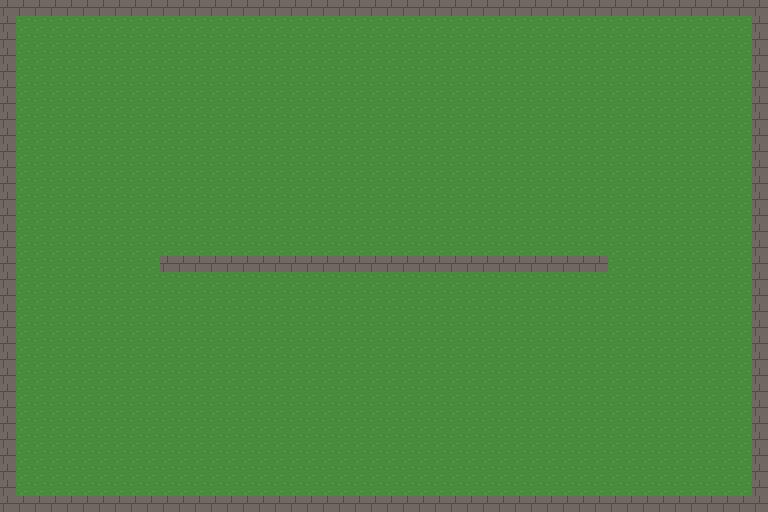

The image is a tile-based game level rendered from a .tmx file. Its description and complete source (layers, tilesets, objects, tile grids) follow:
An orthogonal 48x32 tile map with 16x16 px tiles, 2 tile layers (floor, walls) and 3 objects (3x zone).

<map version="1.10" tiledversion="1.10.2" orientation="orthogonal" renderorder="right-down" width="48" height="32" tilewidth="16" tileheight="16" infinite="0" nextlayerid="4" nextobjectid="4">
 <tileset firstgid="1" name="meadow" tilewidth="16" tileheight="16" tilecount="4" columns="4">
  <image source="meadow.png" width="64" height="16" />
 </tileset>
 <layer id="1" name="floor" width="48" height="32">
  <data encoding="csv">
1,1,1,1,1,1,1,1,1,1,1,1,1,1,1,1,1,1,1,1,1,1,1,1,1,1,1,1,1,1,1,1,1,1,1,1,1,1,1,1,1,1,1,1,1,1,1,1,
1,1,1,1,1,1,1,1,1,1,1,1,1,1,1,1,1,1,1,1,1,1,1,1,1,1,1,1,1,1,1,1,1,1,1,1,1,1,1,1,1,1,1,1,1,1,1,1,
1,1,1,1,1,1,1,1,1,1,1,1,1,1,1,1,1,1,1,1,1,1,1,1,1,1,1,1,1,1,1,1,1,1,1,1,1,1,1,1,1,1,1,1,1,1,1,1,
1,1,1,1,1,1,1,1,1,1,1,1,1,1,1,1,1,1,1,1,1,1,1,1,1,1,1,1,1,1,1,1,1,1,1,1,1,1,1,1,1,1,1,1,1,1,1,1,
1,1,1,1,1,1,1,1,1,1,1,1,1,1,1,1,1,1,1,1,1,1,1,1,1,1,1,1,1,1,1,1,1,1,1,1,1,1,1,1,1,1,1,1,1,1,1,1,
1,1,1,1,1,1,1,1,1,1,1,1,1,1,1,1,1,1,1,1,1,1,1,1,1,1,1,1,1,1,1,1,1,1,1,1,1,1,1,1,1,1,1,1,1,1,1,1,
1,1,1,1,1,1,1,1,1,1,1,1,1,1,1,1,1,1,1,1,1,1,1,1,1,1,1,1,1,1,1,1,1,1,1,1,1,1,1,1,1,1,1,1,1,1,1,1,
1,1,1,1,1,1,1,1,1,1,1,1,1,1,1,1,1,1,1,1,1,1,1,1,1,1,1,1,1,1,1,1,1,1,1,1,1,1,1,1,1,1,1,1,1,1,1,1,
1,1,1,1,1,1,1,1,1,1,1,1,1,1,1,1,1,1,1,1,1,1,1,1,1,1,1,1,1,1,1,1,1,1,1,1,1,1,1,1,1,1,1,1,1,1,1,1,
1,1,1,1,1,1,1,1,1,1,1,1,1,1,1,1,1,1,1,1,1,1,1,1,1,1,1,1,1,1,1,1,1,1,1,1,1,1,1,1,1,1,1,1,1,1,1,1,
1,1,1,1,1,1,1,1,1,1,1,1,1,1,1,1,1,1,1,1,1,1,1,1,1,1,1,1,1,1,1,1,1,1,1,1,1,1,1,1,1,1,1,1,1,1,1,1,
1,1,1,1,1,1,1,1,1,1,1,1,1,1,1,1,1,1,1,1,1,1,1,1,1,1,1,1,1,1,1,1,1,1,1,1,1,1,1,1,1,1,1,1,1,1,1,1,
1,1,1,1,1,1,1,1,1,1,1,1,1,1,1,1,1,1,1,1,1,1,1,1,1,1,1,1,1,1,1,1,1,1,1,1,1,1,1,1,1,1,1,1,1,1,1,1,
1,1,1,1,1,1,1,1,1,1,1,1,1,1,1,1,1,1,1,1,1,1,1,1,1,1,1,1,1,1,1,1,1,1,1,1,1,1,1,1,1,1,1,1,1,1,1,1,
1,1,1,1,1,1,1,1,1,1,1,1,1,1,1,1,1,1,1,1,1,1,1,1,1,1,1,1,1,1,1,1,1,1,1,1,1,1,1,1,1,1,1,1,1,1,1,1,
1,1,1,1,1,1,1,1,1,1,1,1,1,1,1,1,1,1,1,1,1,1,1,1,1,1,1,1,1,1,1,1,1,1,1,1,1,1,1,1,1,1,1,1,1,1,1,1,
1,1,1,1,1,1,1,1,1,1,1,1,1,1,1,1,1,1,1,1,1,1,1,1,1,1,1,1,1,1,1,1,1,1,1,1,1,1,1,1,1,1,1,1,1,1,1,1,
1,1,1,1,1,1,1,1,1,1,1,1,1,1,1,1,1,1,1,1,1,1,1,1,1,1,1,1,1,1,1,1,1,1,1,1,1,1,1,1,1,1,1,1,1,1,1,1,
1,1,1,1,1,1,1,1,1,1,1,1,1,1,1,1,1,1,1,1,1,1,1,1,1,1,1,1,1,1,1,1,1,1,1,1,1,1,1,1,1,1,1,1,1,1,1,1,
1,1,1,1,1,1,1,1,1,1,1,1,1,1,1,1,1,1,1,1,1,1,1,1,1,1,1,1,1,1,1,1,1,1,1,1,1,1,1,1,1,1,1,1,1,1,1,1,
1,1,1,1,1,1,1,1,1,1,1,1,1,1,1,1,1,1,1,1,1,1,1,1,1,1,1,1,1,1,1,1,1,1,1,1,1,1,1,1,1,1,1,1,1,1,1,1,
1,1,1,1,1,1,1,1,1,1,1,1,1,1,1,1,1,1,1,1,1,1,1,1,1,1,1,1,1,1,1,1,1,1,1,1,1,1,1,1,1,1,1,1,1,1,1,1,
1,1,1,1,1,1,1,1,1,1,1,1,1,1,1,1,1,1,1,1,1,1,1,1,1,1,1,1,1,1,1,1,1,1,1,1,1,1,1,1,1,1,1,1,1,1,1,1,
1,1,1,1,1,1,1,1,1,1,1,1,1,1,1,1,1,1,1,1,1,1,1,1,1,1,1,1,1,1,1,1,1,1,1,1,1,1,1,1,1,1,1,1,1,1,1,1,
1,1,1,1,1,1,1,1,1,1,1,1,1,1,1,1,1,1,1,1,1,1,1,1,1,1,1,1,1,1,1,1,1,1,1,1,1,1,1,1,1,1,1,1,1,1,1,1,
1,1,1,1,1,1,1,1,1,1,1,1,1,1,1,1,1,1,1,1,1,1,1,1,1,1,1,1,1,1,1,1,1,1,1,1,1,1,1,1,1,1,1,1,1,1,1,1,
1,1,1,1,1,1,1,1,1,1,1,1,1,1,1,1,1,1,1,1,1,1,1,1,1,1,1,1,1,1,1,1,1,1,1,1,1,1,1,1,1,1,1,1,1,1,1,1,
1,1,1,1,1,1,1,1,1,1,1,1,1,1,1,1,1,1,1,1,1,1,1,1,1,1,1,1,1,1,1,1,1,1,1,1,1,1,1,1,1,1,1,1,1,1,1,1,
1,1,1,1,1,1,1,1,1,1,1,1,1,1,1,1,1,1,1,1,1,1,1,1,1,1,1,1,1,1,1,1,1,1,1,1,1,1,1,1,1,1,1,1,1,1,1,1,
1,1,1,1,1,1,1,1,1,1,1,1,1,1,1,1,1,1,1,1,1,1,1,1,1,1,1,1,1,1,1,1,1,1,1,1,1,1,1,1,1,1,1,1,1,1,1,1,
1,1,1,1,1,1,1,1,1,1,1,1,1,1,1,1,1,1,1,1,1,1,1,1,1,1,1,1,1,1,1,1,1,1,1,1,1,1,1,1,1,1,1,1,1,1,1,1,
1,1,1,1,1,1,1,1,1,1,1,1,1,1,1,1,1,1,1,1,1,1,1,1,1,1,1,1,1,1,1,1,1,1,1,1,1,1,1,1,1,1,1,1,1,1,1,1
</data>
 </layer>
 <layer id="2" name="walls" width="48" height="32">
  <properties>
   <property name="collision" type="bool" value="true" />
  </properties>
  <data encoding="csv">
2,2,2,2,2,2,2,2,2,2,2,2,2,2,2,2,2,2,2,2,2,2,2,2,2,2,2,2,2,2,2,2,2,2,2,2,2,2,2,2,2,2,2,2,2,2,2,2,
2,0,0,0,0,0,0,0,0,0,0,0,0,0,0,0,0,0,0,0,0,0,0,0,0,0,0,0,0,0,0,0,0,0,0,0,0,0,0,0,0,0,0,0,0,0,0,2,
2,0,0,0,0,0,0,0,0,0,0,0,0,0,0,0,0,0,0,0,0,0,0,0,0,0,0,0,0,0,0,0,0,0,0,0,0,0,0,0,0,0,0,0,0,0,0,2,
2,0,0,0,0,0,0,0,0,0,0,0,0,0,0,0,0,0,0,0,0,0,0,0,0,0,0,0,0,0,0,0,0,0,0,0,0,0,0,0,0,0,0,0,0,0,0,2,
2,0,0,0,0,0,0,0,0,0,0,0,0,0,0,0,0,0,0,0,0,0,0,0,0,0,0,0,0,0,0,0,0,0,0,0,0,0,0,0,0,0,0,0,0,0,0,2,
2,0,0,0,0,0,0,0,0,0,0,0,0,0,0,0,0,0,0,0,0,0,0,0,0,0,0,0,0,0,0,0,0,0,0,0,0,0,0,0,0,0,0,0,0,0,0,2,
2,0,0,0,0,0,0,0,0,0,0,0,0,0,0,0,0,0,0,0,0,0,0,0,0,0,0,0,0,0,0,0,0,0,0,0,0,0,0,0,0,0,0,0,0,0,0,2,
2,0,0,0,0,0,0,0,0,0,0,0,0,0,0,0,0,0,0,0,0,0,0,0,0,0,0,0,0,0,0,0,0,0,0,0,0,0,0,0,0,0,0,0,0,0,0,2,
2,0,0,0,0,0,0,0,0,0,0,0,0,0,0,0,0,0,0,0,0,0,0,0,0,0,0,0,0,0,0,0,0,0,0,0,0,0,0,0,0,0,0,0,0,0,0,2,
2,0,0,0,0,0,0,0,0,0,0,0,0,0,0,0,0,0,0,0,0,0,0,0,0,0,0,0,0,0,0,0,0,0,0,0,0,0,0,0,0,0,0,0,0,0,0,2,
2,0,0,0,0,0,0,0,0,0,0,0,0,0,0,0,0,0,0,0,0,0,0,0,0,0,0,0,0,0,0,0,0,0,0,0,0,0,0,0,0,0,0,0,0,0,0,2,
2,0,0,0,0,0,0,0,0,0,0,0,0,0,0,0,0,0,0,0,0,0,0,0,0,0,0,0,0,0,0,0,0,0,0,0,0,0,0,0,0,0,0,0,0,0,0,2,
2,0,0,0,0,0,0,0,0,0,0,0,0,0,0,0,0,0,0,0,0,0,0,0,0,0,0,0,0,0,0,0,0,0,0,0,0,0,0,0,0,0,0,0,0,0,0,2,
2,0,0,0,0,0,0,0,0,0,0,0,0,0,0,0,0,0,0,0,0,0,0,0,0,0,0,0,0,0,0,0,0,0,0,0,0,0,0,0,0,0,0,0,0,0,0,2,
2,0,0,0,0,0,0,0,0,0,0,0,0,0,0,0,0,0,0,0,0,0,0,0,0,0,0,0,0,0,0,0,0,0,0,0,0,0,0,0,0,0,0,0,0,0,0,2,
2,0,0,0,0,0,0,0,0,0,0,0,0,0,0,0,0,0,0,0,0,0,0,0,0,0,0,0,0,0,0,0,0,0,0,0,0,0,0,0,0,0,0,0,0,0,0,2,
2,0,0,0,0,0,0,0,0,0,2,2,2,2,2,2,2,2,2,2,2,2,2,2,2,2,2,2,2,2,2,2,2,2,2,2,2,2,0,0,0,0,0,0,0,0,0,2,
2,0,0,0,0,0,0,0,0,0,0,0,0,0,0,0,0,0,0,0,0,0,0,0,0,0,0,0,0,0,0,0,0,0,0,0,0,0,0,0,0,0,0,0,0,0,0,2,
2,0,0,0,0,0,0,0,0,0,0,0,0,0,0,0,0,0,0,0,0,0,0,0,0,0,0,0,0,0,0,0,0,0,0,0,0,0,0,0,0,0,0,0,0,0,0,2,
2,0,0,0,0,0,0,0,0,0,0,0,0,0,0,0,0,0,0,0,0,0,0,0,0,0,0,0,0,0,0,0,0,0,0,0,0,0,0,0,0,0,0,0,0,0,0,2,
2,0,0,0,0,0,0,0,0,0,0,0,0,0,0,0,0,0,0,0,0,0,0,0,0,0,0,0,0,0,0,0,0,0,0,0,0,0,0,0,0,0,0,0,0,0,0,2,
2,0,0,0,0,0,0,0,0,0,0,0,0,0,0,0,0,0,0,0,0,0,0,0,0,0,0,0,0,0,0,0,0,0,0,0,0,0,0,0,0,0,0,0,0,0,0,2,
2,0,0,0,0,0,0,0,0,0,0,0,0,0,0,0,0,0,0,0,0,0,0,0,0,0,0,0,0,0,0,0,0,0,0,0,0,0,0,0,0,0,0,0,0,0,0,2,
2,0,0,0,0,0,0,0,0,0,0,0,0,0,0,0,0,0,0,0,0,0,0,0,0,0,0,0,0,0,0,0,0,0,0,0,0,0,0,0,0,0,0,0,0,0,0,2,
2,0,0,0,0,0,0,0,0,0,0,0,0,0,0,0,0,0,0,0,0,0,0,0,0,0,0,0,0,0,0,0,0,0,0,0,0,0,0,0,0,0,0,0,0,0,0,2,
2,0,0,0,0,0,0,0,0,0,0,0,0,0,0,0,0,0,0,0,0,0,0,0,0,0,0,0,0,0,0,0,0,0,0,0,0,0,0,0,0,0,0,0,0,0,0,2,
2,0,0,0,0,0,0,0,0,0,0,0,0,0,0,0,0,0,0,0,0,0,0,0,0,0,0,0,0,0,0,0,0,0,0,0,0,0,0,0,0,0,0,0,0,0,0,2,
2,0,0,0,0,0,0,0,0,0,0,0,0,0,0,0,0,0,0,0,0,0,0,0,0,0,0,0,0,0,0,0,0,0,0,0,0,0,0,0,0,0,0,0,0,0,0,2,
2,0,0,0,0,0,0,0,0,0,0,0,0,0,0,0,0,0,0,0,0,0,0,0,0,0,0,0,0,0,0,0,0,0,0,0,0,0,0,0,0,0,0,0,0,0,0,2,
2,0,0,0,0,0,0,0,0,0,0,0,0,0,0,0,0,0,0,0,0,0,0,0,0,0,0,0,0,0,0,0,0,0,0,0,0,0,0,0,0,0,0,0,0,0,0,2,
2,0,0,0,0,0,0,0,0,0,0,0,0,0,0,0,0,0,0,0,0,0,0,0,0,0,0,0,0,0,0,0,0,0,0,0,0,0,0,0,0,0,0,0,0,0,0,2,
2,2,2,2,2,2,2,2,2,2,2,2,2,2,2,2,2,2,2,2,2,2,2,2,2,2,2,2,2,2,2,2,2,2,2,2,2,2,2,2,2,2,2,2,2,2,2,2
</data>
 </layer>
 <objectgroup id="3" name="areas">
  <object id="1" name="east" class="zone" x="640" y="416" width="48" height="48">
   <properties>
    <property name="tag" value="area" />
   </properties>
  </object>
  <object id="2" name="square" class="zone" x="352" y="320" width="64" height="64">
   <properties>
    <property name="tag" value="area" />
   </properties>
  </object>
  <object id="3" name="west" class="zone" x="32" y="32" width="48" height="48">
   <properties>
    <property name="tag" value="area" />
   </properties>
  </object>
 </objectgroup>
</map>
